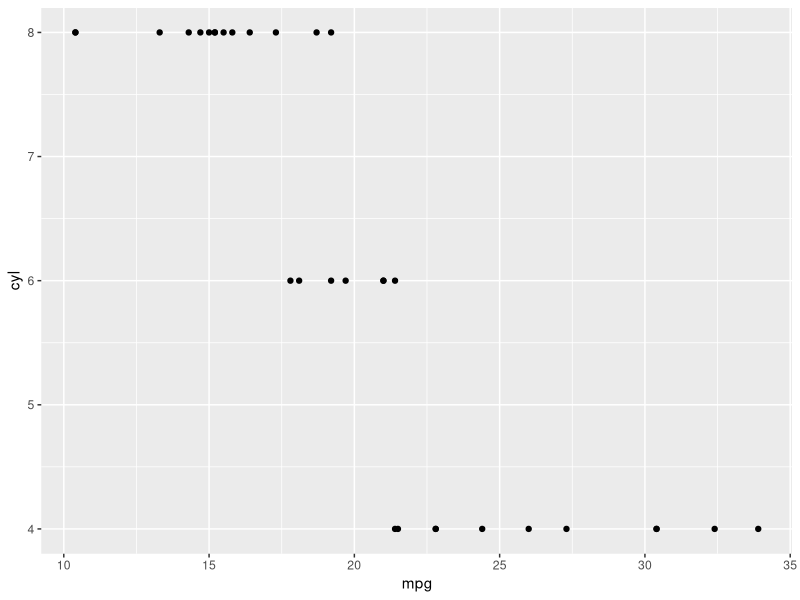
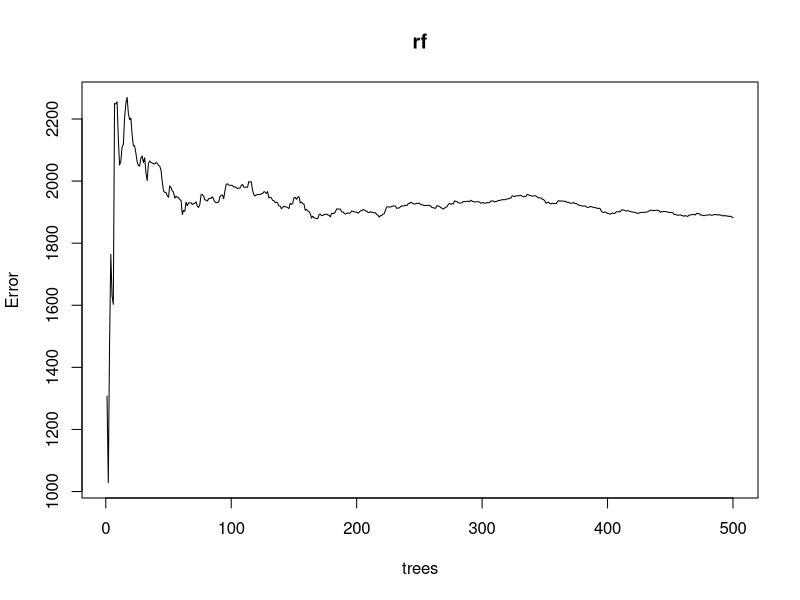

Write the R code that produced these figures, in order.
library(ggplot2)
library(randomForest)

data(mtcars)

ggplot(data = mtcars) +
  geom_point(aes(y = cyl, x = mpg))

rf <- randomForest(hp ~ mpg, data = mtcars)

plot(rf)
